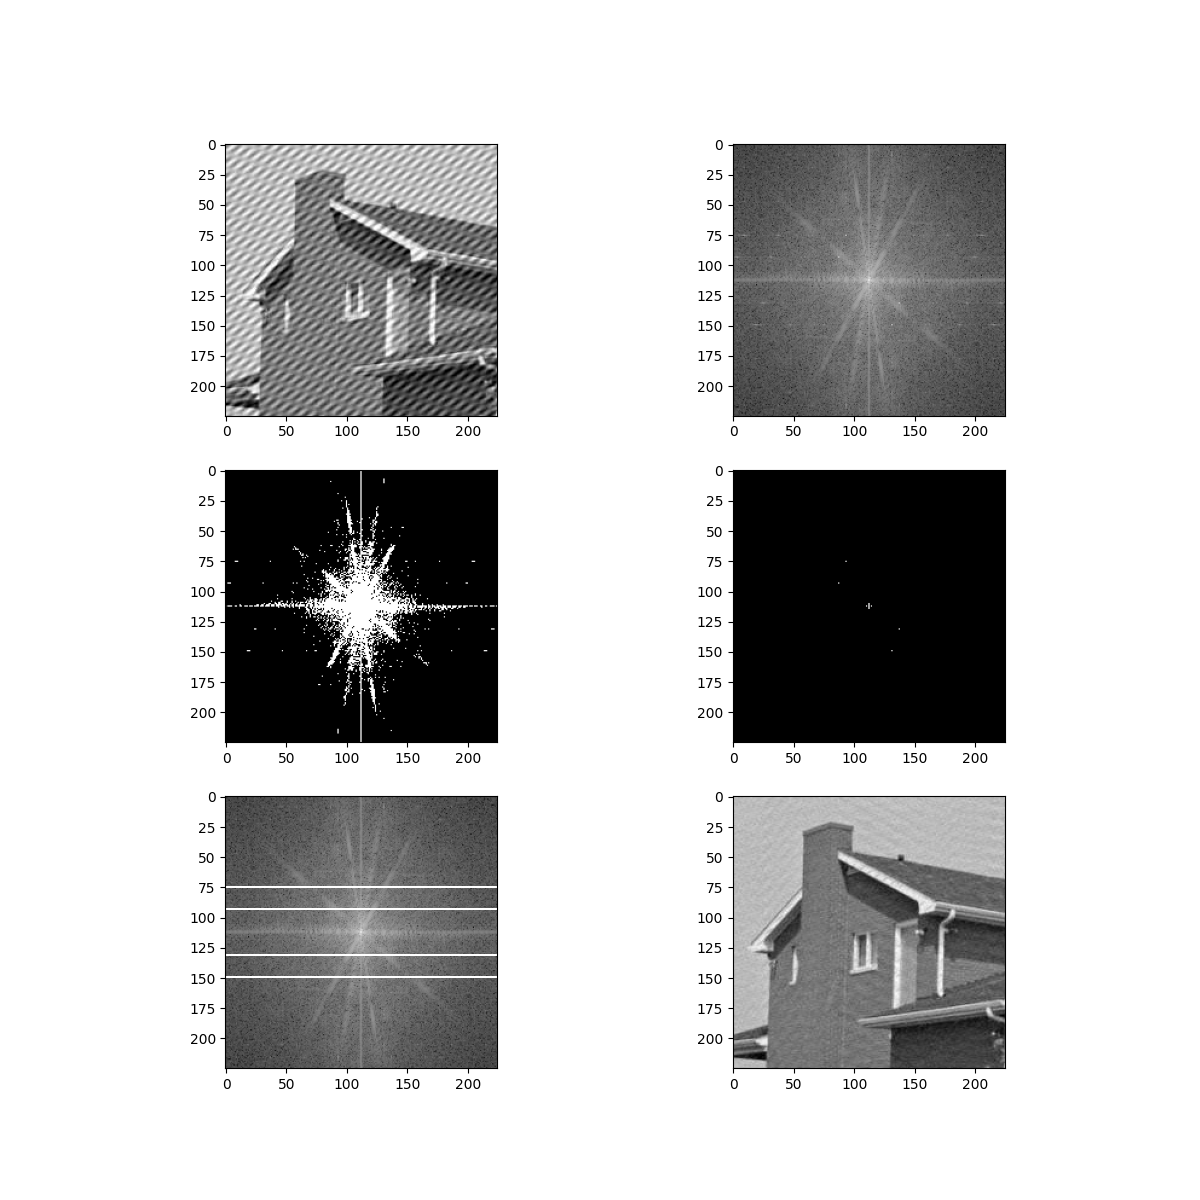

This figure's Python source:
import numpy as np
import matplotlib.pyplot as plt
import skimage
from skimage.util import img_as_ubyte

img = plt.imread("image1.jpeg")
mono = np.mean(img, axis=2)

fig, ax = plt.subplots(3, 2, figsize = (12, 12))

ax[0, 0].imshow(mono, cmap = 'binary_r')


ft = np.fft.fft2(mono)
ft = np.fft.fftshift(ft)
abs = np.abs(ft)
log = np.log(abs)
ax[0, 1].imshow(log, cmap = 'binary_r')

min_log = np.min(log)
max_log = np.max(log)
norm = (log - min_log)
norm /= np.max(norm)

threshold = 0.5

binary=np.copy(norm)
binary[norm < threshold] = 0
binary[norm >= threshold] = 1

ax[1, 0].imshow(binary, cmap = 'binary_r')

threshold = 0.8

binary2=np.copy(norm)
binary2[norm < threshold] = 0
binary2[norm >= threshold] = 1

ax[1, 1].imshow(binary2, cmap = 'binary_r')

points = np.argwhere(binary2)
P1 = points[0]
P2 = points[1]
P3 = points[-2]
P4 = points[-1]

ft[75, :] = 0
ft[93, :] = 0
ft[131, :] = 0
ft[149, :] = 0


img_abs = np.abs(ft)
img_log = np.log(img_abs)
ax[2, 0].imshow(img_log, cmap = 'binary_r')

post_img = ft = np.fft.ifftshift(ft)
post_img = np.fft.ifft2(post_img).real

ax[2, 1].imshow(post_img, cmap = 'binary_r')

plt.savefig("lab6.png")


#ZAD 3


img2 = plt.imread("image2.jpg")

fig, ax = plt.subplots(2, 2, figsize = (12, 12))

ax[0, 0].imshow(img2, cmap = 'binary_r')

ft2 = np.fft.fft2(img2)
ft2 = np.fft.fftshift(ft2)
abs2 = np.abs(ft2)
log2 = np.log(abs2)
ax[0, 1].imshow(log2, cmap = 'binary_r')

rr, cc = skimage.draw.disk((298, 235), 10, shape=ft2.shape)
ft2[rr,cc]=0
rr, cc = skimage.draw.disk((170, 235), 10, shape=ft2.shape)
ft2[rr,cc]=0
rr, cc = skimage.draw.disk((298, 400), 10, shape=ft2.shape)
ft2[rr,cc]=0
rr, cc = skimage.draw.disk((170, 400), 10, shape=ft2.shape)
ft2[rr,cc]=0
rr, cc = skimage.draw.disk((230, 160), 10, shape=ft2.shape)
ft2[rr,cc]=0
rr, cc = skimage.draw.disk((230, 480), 10, shape=ft2.shape)
ft2[rr,cc]=0
rr, cc = skimage.draw.disk((365, 320), 10, shape=ft2.shape)
ft2[rr,cc]=0
rr, cc = skimage.draw.disk((110, 320), 10, shape=ft2.shape)
ft2[rr,cc]=0
abs2 = np.abs(ft2)
log2 = np.log(abs2)

ax[1, 0].imshow(log2, cmap = 'binary_r')

post_img2 = ft2 = np.fft.ifftshift(ft2)
post_img2 = np.fft.ifft2(post_img2).real

ax[1, 1].imshow(post_img2, cmap = 'binary_r')

plt.savefig("lab6_2.png")